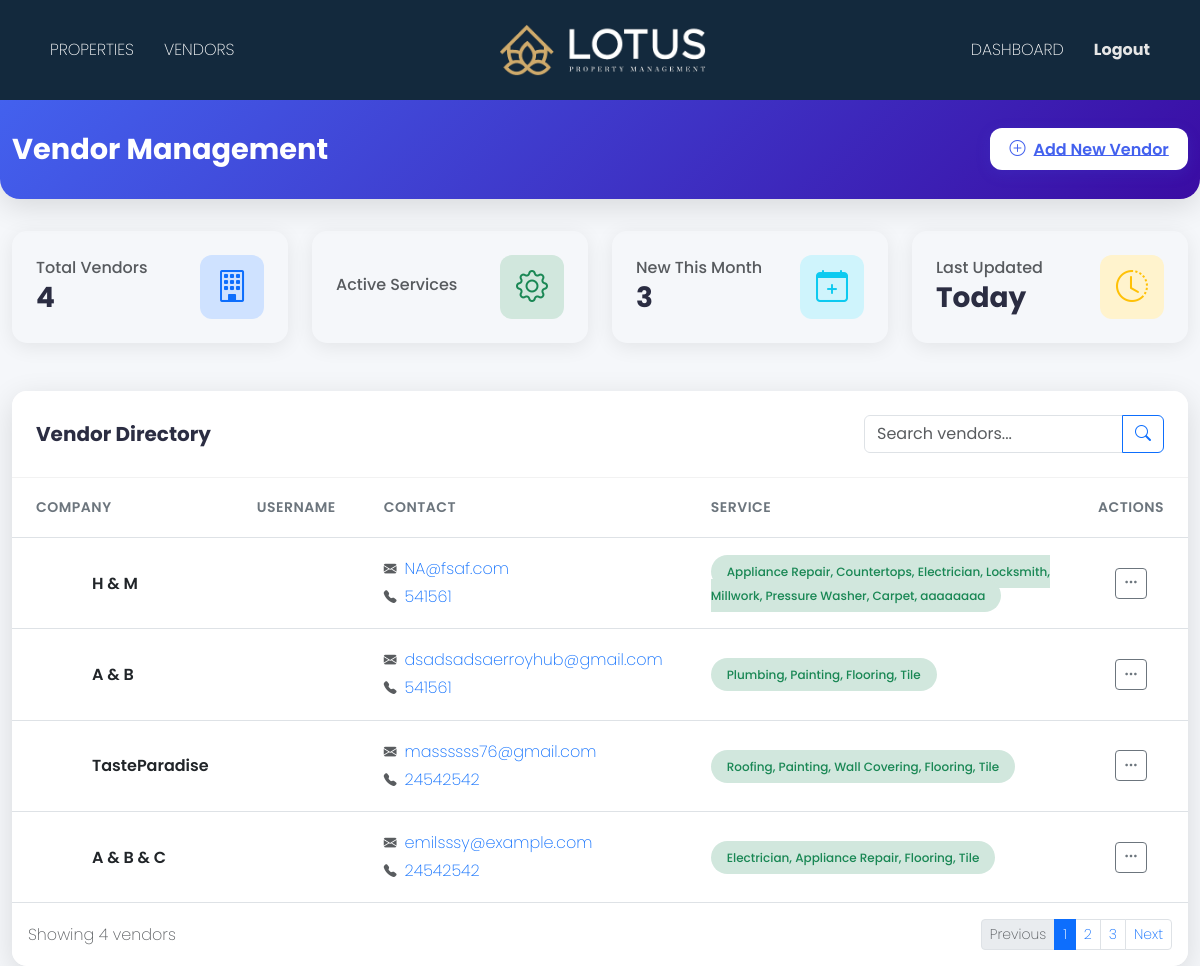
Screenshot of /clientmanager/vendors/ (signed in) with the database file from the repository.
### mainapp/models.py (models this page shows, shortened)
class Vendor(models.Model):
    company_name = models.CharField(max_length=255)
    first_name = models.CharField(max_length=255)  # Person's name
    last_name = models.CharField(max_length=255, blank=True, null=True)
    street = models.CharField(max_length=255)
    apt_suite = models.CharField(max_length=255, blank=True, null=True)
    notes = models.TextField(blank=True, null=True)
    address = models.TextField()
    city = models.CharField(max_length=100)
    state = models.CharField(max_length=100)
    zip_code = models.CharField(max_length=20)
    email = models.EmailField()
    phone_number = models.CharField(max_length=15)
    service = models.TextField(blank=True, null=True)

### clientmanager/views.py (the view)
# urls.py: path('vendors/', views.vendor_list, name='vendor_list'),
def vendor_list(request):
    if not request.session.get('manager_id'):
        return redirect('clientmanager:client_login')
    vendors = Vendor.objects.all()
    return render(request, 'clientmanager/vendor/list.html', {'vendors': vendors})

### template/clientmanager/vendor/list.html (shortened to what this page needs)
{% extends 'cmbase.html' %}
{% block content %}
<div class="dashboard-header">
  <div class="container-fluid">
    <div class="row align-items-center">
      <div class="col-md-8">
        <h1 class="dashboard-title">Vendor Management</h1>
      </div>
      <div class="col-md-4 text-md-end mt-3 mt-md-0">
        <a href="{% url 'clientmanager:create_vendor' %}" class="btn-add">
          <i class="bi bi-plus-circle"></i>Add New Vendor
        </a>
      </div>
    </div>
  </div>
</div>
<div class="container-fluid">
  <div class="row mb-4">
    <div class="col-xl-3 col-md-6 mb-4">
      <div class="stats-card">
        <div class="card-body p-4">
          <div class="d-flex justify-content-between align-items-center">
            <div>
              <h6 class="text-muted mb-1">Total Vendors</h6>
              <h3 class="mb-0 fw-bold">{{ vendors|length }}</h3>
            </div>
            <div class="icon bg-primary-subtle text-primary">
              <i class="bi bi-building"></i>
            </div>
          </div>
        </div>
      </div>
    </div>
    <div class="col-xl-3 col-md-6 mb-4">
      <div class="stats-card">
        <div class="card-body p-4">
          <div class="d-flex justify-content-between align-items-center">
            <div>
              <h6 class="text-muted mb-1">Active Services</h6>
            </div>
            <div class="icon bg-success-subtle text-success">
              <i class="bi bi-gear"></i>
            </div>
          </div>
        </div>
      </div>
    </div>
    <div class="col-xl-3 col-md-6 mb-4">
      <div class="stats-card">
        <div class="card-body p-4">
          <div class="d-flex justify-content-between align-items-center">
            <div>
              <h6 class="text-muted mb-1">New This Month</h6>
              <h3 class="mb-0 fw-bold">{{ vendors|dictsortreversed:"id"|slice:":3"|length }}</h3>
            </div>
            <div class="icon bg-info-subtle text-info">
              <i class="bi bi-calendar-plus"></i>
            </div>
          </div>
        </div>
      </div>
    </div>
    <div class="col-xl-3 col-md-6 mb-4">
      <div class="stats-card">
        <div class="card-body p-4">
          <div class="d-flex justify-content-between align-items-center">
            <div>
              <h6 class="text-muted mb-1">Last Updated</h6>
              <h3 class="mb-0 fw-bold">Today</h3>
            </div>
            <div class="icon bg-warning-subtle text-warning">
              <i class="bi bi-clock-history"></i>
            </div>
          </div>
        </div>
      </div>
    </div>
  </div>
  <div class="row">
    <div class="col-12">
      <div class="vendor-card">
        <div class="card-header d-flex justify-content-between align-items-center">
          <h5 class="mb-0 fw-bold">Vendor Directory</h5>
          <div class="input-group" style="max-width: 300px;">
            <input type="text" class="form-control" placeholder="Search vendors..." id="vendorSearch">
            <button class="btn btn-outline-primary" type="button">
              <i class="bi bi-search"></i>
            </button>
          </div>
        </div>
<div class="table-responsive">
    <table class="table vendor-table" id="vendorTable">
      <thead>
        <tr>
          <th>Company</th>
          <th>Username</th>
          <th>Contact</th>
          <th>Service</th>
          <th class="text-center">Actions</th>
        </tr>
      </thead>
      <tbody>
        {% for vendor in vendors %}
        <tr>
          <td>
            <div class="d-flex align-items-center">
              <div class="avatar me-3" style="background-color: hsl({{ vendor.id|add:100|divisibleby:360 }}deg, 80%, 60%)">
              </div>
              <div>
                <h6 class="mb-0 fw-semibold">{{ vendor.company_name }}</h6>
              </div>
            </div>
          </td>
          <td>
          </td>
          <td>
            <div>
              <div class="d-flex align-items-center mb-1">
                <i class="bi bi-envelope-fill text-muted me-2" style="font-size: 0.8rem;"></i>
                <a href="mailto:{{ vendor.email }}" class="text-decoration-none">{{ vendor.email }}</a>
              </div>
              <div class="d-flex align-items-center">
                <i class="bi bi-telephone-fill text-muted me-2" style="font-size: 0.8rem;"></i>
                <a href="tel:{{ vendor.phone_number }}" class="text-decoration-none">{{ vendor.phone_number }}</a>
              </div>
            </div>
          </td>
          <td>
            <span class="badge-service bg-success-subtle text-success">{{ vendor.service }}</span>
          </td>
          <td class="text-center">
            <div class="d-flex justify-content-center">
              <div class="dropdown action-dropdown">
                <button class="btn btn-sm btn-outline-secondary" type="button" onclick="toggleDropdown(event, {{ vendor.id }})">
                  <i class="bi bi-three-dots"></i>
                </button>
              </div>
            </div>
          </td>
        </tr>
        {% endfor %}
      </tbody>
    </table>
  </div>
        {% if vendors %}
        <div class="card-footer bg-white p-3 d-flex justify-content-between align-items-center">
          <div>
            <span class="text-muted">Showing {{ vendors|length }} vendors</span>
          </div>
          <div>
            <nav aria-label="Page navigation">
              <ul class="pagination pagination-sm mb-0">
                <li class="page-item disabled">
                  <a class="page-link" href="#" tabindex="-1" aria-disabled="true">Previous</a>
                </li>
                <li class="page-item active"><a class="page-link" href="#">1</a></li>
                <li class="page-item"><a class="page-link" href="#">2</a></li>
                <li class="page-item"><a class="page-link" href="#">3</a></li>
                <li class="page-item">
                  <a class="page-link" href="#">Next</a>
                </li>
              </ul>
            </nav>
          </div>
        </div>
        {% endif %}
      </div>
    </div>
  </div>
</div>
<link rel="stylesheet" href="https://cdn.jsdelivr.net/npm/bootstrap-icons@1.11.0/font/bootstrap-icons.css">
{% endblock content %}

### template/clientmanager/vendor/list.html (style rules this page uses)
:root { --primary-color: #4361ee; --secondary-color: #3f37c9; --accent-color: #4cc9f0; --success-color: #2ec4b6; --danger-color: #e63946; --light-bg: #f8f9fa; --dark-text: #2b2d42; --card-shadow: 0 8px 30px rgba(0, 0, 0, 0.12); --gradient-bg: linear-gradient(135deg, #4361ee, #3a0ca3); }
body { background-color: #f5f7fa; color: var(--dark-text); font-family: 'Poppins', sans-serif; }
.dashboard-header { background: var(--gradient-bg); padding: 2rem 0; border-radius: 0 0 20px 20px; margin-bottom: 2rem; box-shadow: var(--card-shadow); }
.dashboard-title { color: white; font-weight: 700; margin-bottom: 0; font-size: 1.8rem; }
.stats-card { border-radius: 15px; transition: all 0.3s ease; box-shadow: 0 4px 20px rgba(0, 0, 0, 0.08); border: none; height: 100%; }
.stats-card .icon { font-size: 2rem; width: 64px; height: 64px; display: flex; align-items: center; justify-content: center; border-radius: 12px; }
.vendor-card { background: white; border-radius: 15px; box-shadow: var(--card-shadow); border: none; overflow: hidden; }
.vendor-card .card-header { background: white; border-bottom: 1px solid rgba(0, 0, 0, 0.05); padding: 1.5rem; }
.vendor-table { margin-bottom: 0; }
.vendor-table th { font-weight: 600; font-size: 0.875rem; text-transform: uppercase; letter-spacing: 0.5px; color: #6c757d; padding: 1.2rem 1.5rem; }
.vendor-table td { padding: 1.2rem 1.5rem; vertical-align: middle; }
.vendor-table tr { transition: all 0.2s ease; }
.avatar { width: 40px; height: 40px; border-radius: 10px; display: flex; align-items: center; justify-content: center; font-weight: 600; color: white; font-size: 1rem; }
.badge-service { padding: 0.5rem 1rem; border-radius: 30px; font-weight: 500; font-size: 0.75rem; }
.btn-add { background: white; color: var(--primary-color); border: none; box-shadow: 0 4px 15px rgba(67, 97, 238, 0.15); border-radius: 12px; padding: 0.6rem 1.2rem; font-weight: 600; transition: all 0.3s; }
.btn-add i { margin-right: 0.5rem; }
.action-dropdown { position: relative; }

### rows the page displays
Vendor: company_name "H & M", email "NA@fsaf.com", phone_number "541561", service "Appliance Repair, Countertops, Electrician, Locksmith, Millwork, Pressure Washer, Carpet, aaaaaaaa"
Vendor: company_name "A & B", email "dsadsadsaerroyhub@gmail.com", phone_number "541561", service "Plumbing, Painting, Flooring, Tile"
Vendor: company_name "TasteParadise", email "massssss76@gmail.com", phone_number "24542542", service "Roofing, Painting, Wall Covering, Flooring, Tile"
Vendor: company_name "A & B & C", email "emilsssy@example.com", phone_number "24542542", service "Electrician, Appliance Repair, Flooring, Tile"

### other values shown
{{ vendors|length }} "4"
{{ vendors|dictsortreversed:"id"|slice:":3"|length }} "3"
